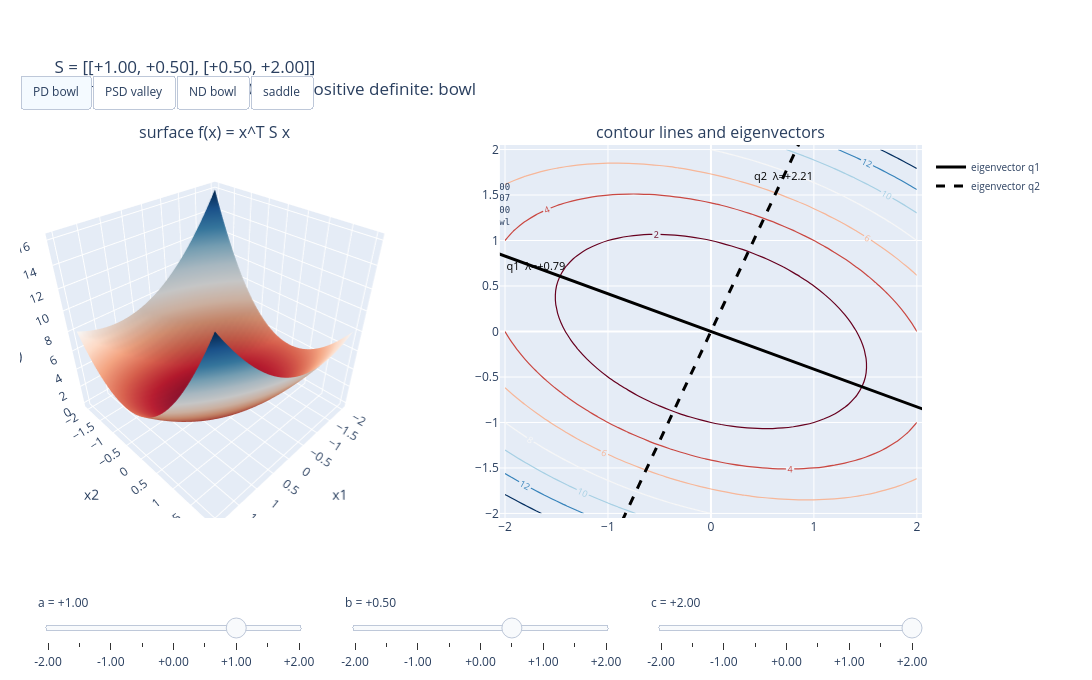

Here is the notebook cell this chart was saved with:
### Markdown cell above
## 2.1 — The shape of a quadratic form

### Task

Plot the surface and the contour lines of

    f(x) = x^T S x,      S = [ a  b ]
                              [ b  c ]

with sliders for a, b and c. Show the eigenvalues and draw the eigenvectors on the
contour plot.

The default matrix is S = [[1, 0.5], [0.5, 2]]. The three sliders sweep one
coefficient at a time around that default; the buttons above the figure jump to the
four canonical shapes (PD bowl, PSD valley, ND bowl, saddle).

### Code cell
# --- Task: default quadratic form, eigen-data and checks -----------------
a0, b0, c0 = 1.0, 0.5, 2.0
GRID_N = 41
d0 = eigen_summary(a0, b0, c0, n=GRID_N)
S0, vals0, Q0 = d0["S"], d0["vals"], d0["vecs"]

print("S =")
print(S0)
print("\neigenvalues (ascending):", vals0)
print("eigenvectors (columns of Q):")
print(Q0)
print("\ndet(S) = %+.4f   trace(S) = %+.4f" % (d0["det"], d0["trace"]))
print("classification:", d0["kind"])
for i in range(2):
    q = Q0[:, i]
    print("q%d = (%+.4f, %+.4f), angle %+.2f deg, S q%d = (%+.4f, %+.4f)"
          % (i + 1, q[0], q[1], np.degrees(np.arctan2(q[1], q[0])),
             i + 1, *(S0 @ q)))

XY = np.stack([d0["X"], d0["Y"]], axis=-1)
Z_direct = np.einsum("...i,ij,...j->...", XY, S0, XY)
Z_eigen = vals0[0] * d0["Y1"]**2 + vals0[1] * d0["Y2"]**2

print("\n--- checks ---")
print("S is symmetric                 :", np.allclose(S0, S0.T))
print("Q^T Q = I                      :", np.allclose(Q0.T @ Q0, np.eye(2)))
print("S = Q diag(lam) Q^T            :", np.allclose(S0, Q0 @ np.diag(vals0) @ Q0.T))
print("S q_i = lam_i q_i              :", np.allclose(S0 @ Q0, Q0 * vals0))
print("det(S) = lam1 * lam2           :", np.allclose(d0["det"], np.prod(vals0)))
print("trace(S) = lam1 + lam2         :", np.allclose(d0["trace"], np.sum(vals0)))
print("f = x^T S x from the grid      :", np.allclose(d0["Z"], Z_direct))
print("f = lam1 y1^2 + lam2 y2^2      :", np.allclose(d0["Z"], Z_eigen))


# --- one figure: surface, contour lines and eigenvectors -----------------
def make_shape_frame(name, a, b, c):
    """Frame updating surface z, contour z, both eigenvector lines and labels."""
    d = eigen_summary(a, b, c, n=GRID_N)
    lx, ly, lt = eigen_text(d)
    t = np.linspace(-2.45, 2.45, 2)
    q1, q2 = d["vecs"][:, 0], d["vecs"][:, 1]
    return go.Frame(
        name=name,
        data=[
            go.Surface(z=d["Z"]),
            go.Contour(z=d["Z"]),
            go.Scatter(x=t * q1[0], y=t * q1[1]),
            go.Scatter(x=t * q2[0], y=t * q2[1]),
            go.Scatter(x=lx, y=ly, text=lt),
            go.Scatter(text=[summary_text(a, b, c)]),
        ],
        traces=[0, 1, 2, 3, 4, 5],
        layout=go.Layout(title_text=("S = [[%+.2f, %+.2f], [%+.2f, %+.2f]]"
                                     "<br>eigenvalues %+.3f, %+.3f   |   %s"
                                     % (a, b, b, c, d["vals"][0],
                                        d["vals"][1], d["kind"]))),
    )


fig = make_subplots(
    rows=1, cols=2, column_widths=[0.48, 0.52],
    specs=[[{"type": "surface"}, {"type": "xy"}]],
    subplot_titles=("surface f(x) = x^T S x", "contour lines and eigenvectors"),
)

# trace 0: surface
fig.add_trace(go.Surface(x=d0["X"][0], y=d0["Y"][:, 0], z=d0["Z"],
                         colorscale="RdBu", showscale=False,
                         name="f(x)"), row=1, col=1)

# trace 1: contour lines
fig.add_trace(go.Contour(x=d0["X"][0], y=d0["Y"][:, 0], z=d0["Z"],
                         colorscale="RdBu", zmid=0.0,
                         contours=dict(coloring="lines", showlabels=True,
                                       labelfont=dict(size=9)),
                         line=dict(width=1.2), showscale=False,
                         name="level sets"), row=1, col=2)

# traces 2 and 3: eigenvector lines, always through the origin
tline = np.linspace(-2.45, 2.45, 2)
for i in range(2):
    q = Q0[:, i]
    fig.add_trace(go.Scatter(x=tline * q[0], y=tline * q[1], mode="lines",
                             line=dict(color="black", width=3,
                                       dash="solid" if i == 0 else "dash"),
                             name="eigenvector q%d" % (i + 1)), row=1, col=2)

# trace 4: eigenvalue labels at the ends of the eigenvector lines
lx, ly, lt = eigen_text(d0)
fig.add_trace(go.Scatter(x=lx, y=ly, mode="text", text=lt,
                         textposition="middle center",
                         textfont=dict(size=11, color="black"),
                         showlegend=False, hoverinfo="skip"), row=1, col=2)

# trace 5: live read-out of the current numbers
fig.add_trace(go.Scatter(x=[-1.95], y=[1.15], mode="text",
                         text=[summary_text(a0, b0, c0)],
                         textposition="top left",
                         textfont=dict(family="monospace", size=9),
                         showlegend=False, hoverinfo="skip"), row=1, col=2)

# slots for the sliders: 0.5 spacing over [-2, 2]
slot_vals = np.arange(-2.0, 2.0001, 0.5)
fig.frames = (
    [make_shape_frame("a=%+.2f" % v, v, b0, c0) for v in slot_vals]
    + [make_shape_frame("b=%+.2f" % v, a0, v, c0) for v in slot_vals]
    + [make_shape_frame("c=%+.2f" % v, a0, b0, v) for v in slot_vals]
)

presets = [
    ("preset:pd", "PD bowl", 2.0, 0.5, 1.0),
    ("preset:psd", "PSD valley", 1.0, 1.0, 1.0),
    ("preset:nd", "ND bowl", -1.0, 0.5, -2.0),
    ("preset:saddle", "saddle", 1.0, 2.0, 1.0),
]
fig.frames = list(fig.frames) + [make_shape_frame(name, a, b, c)
                                 for name, label, a, b, c in presets]


def animate_step(name):
    return dict(method="animate", label=name.split("=")[-1],
                args=[[name], dict(mode="immediate",
                                   frame=dict(duration=0, redraw=True),
                                   transition=dict(duration=0))])


def slider_for(prefix, base):
    steps = [animate_step("%s=%+.2f" % (prefix, v)) for v in slot_vals]
    active = int(np.argmin(np.abs(slot_vals - base)))
    return dict(active=active, currentvalue=dict(prefix=prefix + " = ",
                                                font=dict(size=12)),
                steps=steps, pad=dict(t=25))


buttons = [dict(label=label, method="animate",
                args=[[name], dict(mode="immediate",
                                   frame=dict(duration=0, redraw=True),
                                   transition=dict(duration=0))])
           for name, label, a, b, c in presets]

fig.update_layout(
    height=680, width=1180, showlegend=True,
    legend=dict(x=1.01, xanchor="left", y=0.98, yanchor="top", font=dict(size=10)),
    title_text=("S = [[%+.2f, %+.2f], [%+.2f, %+.2f]]<br>"
                "eigenvalues %+.3f, %+.3f   |   %s"
                % (a0, b0, b0, c0, vals0[0], vals0[1], d0["kind"])),
    updatemenus=[dict(type="buttons", direction="right", x=0.0, y=1.10,
                      xanchor="left", yanchor="bottom", showactive=True,
                      buttons=buttons)],
    sliders=[dict(slider_for("a", a0), x=0.02, len=0.30, y=-0.13),
             dict(slider_for("b", b0), x=0.36, len=0.30, y=-0.13),
             dict(slider_for("c", c0), x=0.70, len=0.30, y=-0.13)],
    margin=dict(l=20, r=170, t=145, b=100),
)
fig.update_scenes(xaxis_title_text="x1", yaxis_title_text="x2",
                  zaxis_title_text="f(x)", aspectmode="cube")
fig.update_xaxes(range=[-2.05, 2.05], row=1, col=2)
fig.update_yaxes(range=[-2.05, 2.05], scaleanchor="x2", scaleratio=1, row=1, col=2)
fig.show()

### Figure 1 — Plotly figure (JSON) as saved in the notebook; plotly's stock layout.template omitted (floating-point values rounded to 4 significant figures; data arrays with more than 128 entries replaced by an {"elided": "..."} marker saying what was removed)
{"data": [{"colorscale": [[0, "rgb(103,0,31)"], [0.1, "rgb(178,24,43)"], [0.2, "rgb(214,96,77)"], [0.3, "rgb(244,165,130)"], [0.4, "rgb(253,219,199)"], [0.5, "rgb(247,247,247)"], [0.6, "rgb(209,229,240)"], [0.7, "rgb(146,197,222)"], [0.8, "rgb(67,147,195)"], [0.9, "rgb(33,102,172)"], [1, "rgb(5,48,97)"]], "name": "f(x)", "scene": "scene", "showscale": false, "type": "surface", "x": [-2.0, -1.9, -1.8, -1.7, -1.6, -1.5, -1.4, -1.3, -1.2, -1.1, -1.0, -0.9, -0.8, -0.7, -0.6, -0.5, -0.4, -0.3, -0.2, -0.1, 0.0, 0.1, 0.2, 0.3, 0.4, 0.5, 0.6, 0.7, 0.8, 0.9, 1.0, 1.1, 1.2, 1.3, 1.4, 1.5, 1.6, 1.7, 1.8, 1.9, 2.0], "y": [-2.0, -1.9, -1.8, -1.7, -1.6, -1.5, -1.4, -1.3, -1.2, -1.1, -1.0, -0.9, -0.8, -0.7, -0.6, -0.5, -0.4, -0.3, -0.2, -0.1, 0.0, 0.1, 0.2, 0.3, 0.4, 0.5, 0.6, 0.7, 0.8, 0.9, 1.0, 1.1, 1.2, 1.3, 1.4, 1.5, 1.6, 1.7, 1.8, 1.9, 2.0], "z": {"elided": "41x41 float values"}}, {"colorscale": [[0, "rgb(103,0,31)"], [0.1, "rgb(178,24,43)"], [0.2, "rgb(214,96,77)"], [0.3, "rgb(244,165,130)"], [0.4, "rgb(253,219,199)"], [0.5, "rgb(247,247,247)"], [0.6, "rgb(209,229,240)"], [0.7, "rgb(146,197,222)"], [0.8, "rgb(67,147,195)"], [0.9, "rgb(33,102,172)"], [1, "rgb(5,48,97)"]], "contours": {"coloring": "lines", "labelfont": {"size": 9}, "showlabels": true}, "line": {"width": 1.2}, "name": "level sets", "showscale": false, "type": "contour", "x": [-2.0, -1.9, -1.8, -1.7, -1.6, -1.5, -1.4, -1.3, -1.2, -1.1, -1.0, -0.9, -0.8, -0.7, -0.6, -0.5, -0.4, -0.3, -0.2, -0.1, 0.0, 0.1, 0.2, 0.3, 0.4, 0.5, 0.6, 0.7, 0.8, 0.9, 1.0, 1.1, 1.2, 1.3, 1.4, 1.5, 1.6, 1.7, 1.8, 1.9, 2.0], "xaxis": "x", "y": [-2.0, -1.9, -1.8, -1.7, -1.6, -1.5, -1.4, -1.3, -1.2, -1.1, -1.0, -0.9, -0.8, -0.7, -0.6, -0.5, -0.4, -0.3, -0.2, -0.1, 0.0, 0.1, 0.2, 0.3, 0.4, 0.5, 0.6, 0.7, 0.8, 0.9, 1.0, 1.1, 1.2, 1.3, 1.4, 1.5, 1.6, 1.7, 1.8, 1.9, 2.0], "yaxis": "y", "z": {"elided": "41x41 float values"}, "zmid": 0}, {"line": {"color": "black", "dash": "solid", "width": 3}, "mode": "lines", "name": "eigenvector q1", "type": "scatter", "x": [2.264, -2.264], "xaxis": "x", "y": [-0.9376, 0.9376], "yaxis": "y"}, {"line": {"color": "black", "dash": "dash", "width": 3}, "mode": "lines", "name": "eigenvector q2", "type": "scatter", "x": [-0.9376, 0.9376], "xaxis": "x", "y": [-2.264, 2.264], "yaxis": "y"}, {"hoverinfo": "skip", "mode": "text", "showlegend": false, "text": ["q1  λ=+0.79", "q2  λ=+2.21"], "textfont": {"color": "black", "size": 11}, "textposition": "middle center", "type": "scatter", "x": [-1.7, 0.7041], "xaxis": "x", "y": [0.7041, 1.7], "yaxis": "y"}, {"hoverinfo": "skip", "mode": "text", "showlegend": false, "text": ["a = +1.00, b = +0.50, c = +2.00<br>eigenvalues: +0.793, +2.207<br>det = +1.750, trace = +3.000<br>positive definite: bowl"], "textfont": {"family": "monospace", "size": 9}, "textposition": "top left", "type": "scatter", "x": [-1.95], "xaxis": "x", "y": [1.15], "yaxis": "y"}], "layout": {"annotations": [{"font": {"size": 16}, "showarrow": false, "text": "surface f(x) = x^T S x", "x": 0.216, "xanchor": "center", "xref": "paper", "y": 1, "yanchor": "bottom", "yref": "paper"}, {"font": {"size": 16}, "showarrow": false, "text": "contour lines and eigenvectors", "x": 0.766, "xanchor": "center", "xref": "paper", "y": 1, "yanchor": "bottom", "yref": "paper"}], "height": 680, "legend": {"font": {"size": 10}, "x": 1.01, "xanchor": "left", "y": 0.98, "yanchor": "top"}, "margin": {"b": 100, "l": 20, "r": 170, "t": 145}, "scene": {"aspectmode": "cube", "domain": {"x": [0, 0.432], "y": [0, 1]}, "xaxis": {"title": {"text": "x1"}}, "yaxis": {"title": {"text": "x2"}}, "zaxis": {"title": {"text": "f(x)"}}}, "showlegend": true, "sliders": [{"active": 6, "currentvalue": {"font": {"size": 12}, "prefix": "a = "}, "len": 0.3, "pad": {"t": 25}, "steps": [{"args": [["a=-2.00"], {"frame": {"duration": 0, "redraw": true}, "mode": "immediate", "transition": {"duration": 0}}], "label": "-2.00", "method": "animate"}, {"args": [["a=-1.50"], {"frame": {"duration": 0, "redraw": true}, "mode": "immediate", "transition": {"duration": 0}}], "label": "-1.50", "method": "animate"}, {"args": [["a=-1.00"], {"frame": {"duration": 0, "redraw": true}, "mode": "immediate", "transition": {"duration": 0}}], "label": "-1.00", "method": "animate"}, {"args": [["a=-0.50"], {"frame": {"duration": 0, "redraw": true}, "mode": "immediate", "transition": {"duration": 0}}], "label": "-0.50", "method": "animate"}, {"args": [["a=+0.00"], {"frame": {"duration": 0, "redraw": true}, "mode": "immediate", "transition": {"duration": 0}}], "label": "+0.00", "method": "animate"}, {"args": [["a=+0.50"], {"frame": {"duration": 0, "redraw": true}, "mode": "immediate", "transition": {"duration": 0}}], "label": "+0.50", "method": "animate"}, {"args": [["a=+1.00"], {"frame": {"duration": 0, "redraw": true}, "mode": "immediate", "transition": {"duration": 0}}], "label": "+1.00", "method": "animate"}, {"args": [["a=+1.50"], {"frame": {"duration": 0, "redraw": true}, "mode": "immediate", "transition": {"duration": 0}}], "label": "+1.50", "method": "animate"}, {"args": [["a=+2.00"], {"frame": {"duration": 0, "redraw": true}, "mode": "immediate", "transition": {"duration": 0}}], "label": "+2.00", "method": "animate"}], "x": 0.02, "y": -0.13}, {"active": 5, "currentvalue": {"font": {"size": 12}, "prefix": "b = "}, "len": 0.3, "pad": {"t": 25}, "steps": [{"args": [["b=-2.00"], {"frame": {"duration": 0, "redraw": true}, "mode": "immediate", "transition": {"duration": 0}}], "label": "-2.00", "method": "animate"}, {"args": [["b=-1.50"], {"frame": {"duration": 0, "redraw": true}, "mode": "immediate", "transition": {"duration": 0}}], "label": "-1.50", "method": "animate"}, {"args": [["b=-1.00"], {"frame": {"duration": 0, "redraw": true}, "mode": "immediate", "transition": {"duration": 0}}], "label": "-1.00", "method": "animate"}, {"args": [["b=-0.50"], {"frame": {"duration": 0, "redraw": true}, "mode": "immediate", "transition": {"duration": 0}}], "label": "-0.50", "method": "animate"}, {"args": [["b=+0.00"], {"frame": {"duration": 0, "redraw": true}, "mode": "immediate", "transition": {"duration": 0}}], "label": "+0.00", "method": "animate"}, {"args": [["b=+0.50"], {"frame": {"duration": 0, "redraw": true}, "mode": "immediate", "transition": {"duration": 0}}], "label": "+0.50", "method": "animate"}, {"args": [["b=+1.00"], {"frame": {"duration": 0, "redraw": true}, "mode": "immediate", "transition": {"duration": 0}}], "label": "+1.00", "method": "animate"}, {"args": [["b=+1.50"], {"frame": {"duration": 0, "redraw": true}, "mode": "immediate", "transition": {"duration": 0}}], "label": "+1.50", "method": "animate"}, {"args": [["b=+2.00"], {"frame": {"duration": 0, "redraw": true}, "mode": "immediate", "transition": {"duration": 0}}], "label": "+2.00", "method": "animate"}], "x": 0.36, "y": -0.13}, {"active": 8, "currentvalue": {"font": {"size": 12}, "prefix": "c = "}, "len": 0.3, "pad": {"t": 25}, "steps": [{"args": [["c=-2.00"], {"frame": {"duration": 0, "redraw": true}, "mode": "immediate", "transition": {"duration": 0}}], "label": "-2.00", "method": "animate"}, {"args": [["c=-1.50"], {"frame": {"duration": 0, "redraw": true}, "mode": "immediate", "transition": {"duration": 0}}], "label": "-1.50", "method": "animate"}, {"args": [["c=-1.00"], {"frame": {"duration": 0, "redraw": true}, "mode": "immediate", "transition": {"duration": 0}}], "label": "-1.00", "method": "animate"}, {"args": [["c=-0.50"], {"frame": {"duration": 0, "redraw": true}, "mode": "immediate", "transition": {"duration": 0}}], "label": "-0.50", "method": "animate"}, {"args": [["c=+0.00"], {"frame": {"duration": 0, "redraw": true}, "mode": "immediate", "transition": {"duration": 0}}], "label": "+0.00", "method": "animate"}, {"args": [["c=+0.50"], {"frame": {"duration": 0, "redraw": true}, "mode": "immediate", "transition": {"duration": 0}}], "label": "+0.50", "method": "animate"}, {"args": [["c=+1.00"], {"frame": {"duration": 0, "redraw": true}, "mode": "immediate", "transition": {"duration": 0}}], "label": "+1.00", "method": "animate"}, {"args": [["c=+1.50"], {"frame": {"duration": 0, "redraw": true}, "mode": "immediate", "transition": {"duration": 0}}], "label": "+1.50", "method": "animate"}, {"args": [["c=+2.00"], {"frame": {"duration": 0, "redraw": true}, "mode": "immediate", "transition": {"duration": 0}}], "label": "+2.00", "method": "animate"}], "x": 0.7, "y": -0.13}], "title": {"text": "S = [[+1.00, +0.50], [+0.50, +2.00]]<br>eigenvalues +0.793, +2.207   |   positive definite: bowl"}, "updatemenus": [{"buttons": [{"args": [["preset:pd"], {"frame": {"duration": 0, "redraw": true}, "mode": "immediate", "transition": {"duration": 0}}], "label": "PD bowl", "method": "animate"}, {"args": [["preset:psd"], {"frame": {"duration": 0, "redraw": true}, "mode": "immediate", "transition": {"duration": 0}}], "label": "PSD valley", "method": "animate"}, {"args": [["preset:nd"], {"frame": {"duration": 0, "redraw": true}, "mode": "immediate", "transition": {"duration": 0}}], "label": "ND bowl", "method": "animate"}, {"args": [["preset:saddle"], {"frame": {"duration": 0, "redraw": true}, "mode": "immediate", "transition": {"duration": 0}}], "label": "saddle", "method": "animate"}], "direction": "right", "showactive": true, "type": "buttons", "x": 0, "xanchor": "left", "y": 1.1, "yanchor": "bottom"}], "width": 1180, "xaxis": {"anchor": "y", "domain": [0.532, 1], "range": [-2.05, 2.05]}, "yaxis": {"anchor": "x", "domain": [0, 1], "range": [-2.05, 2.05], "scaleanchor": "x2", "scaleratio": 1}}}
